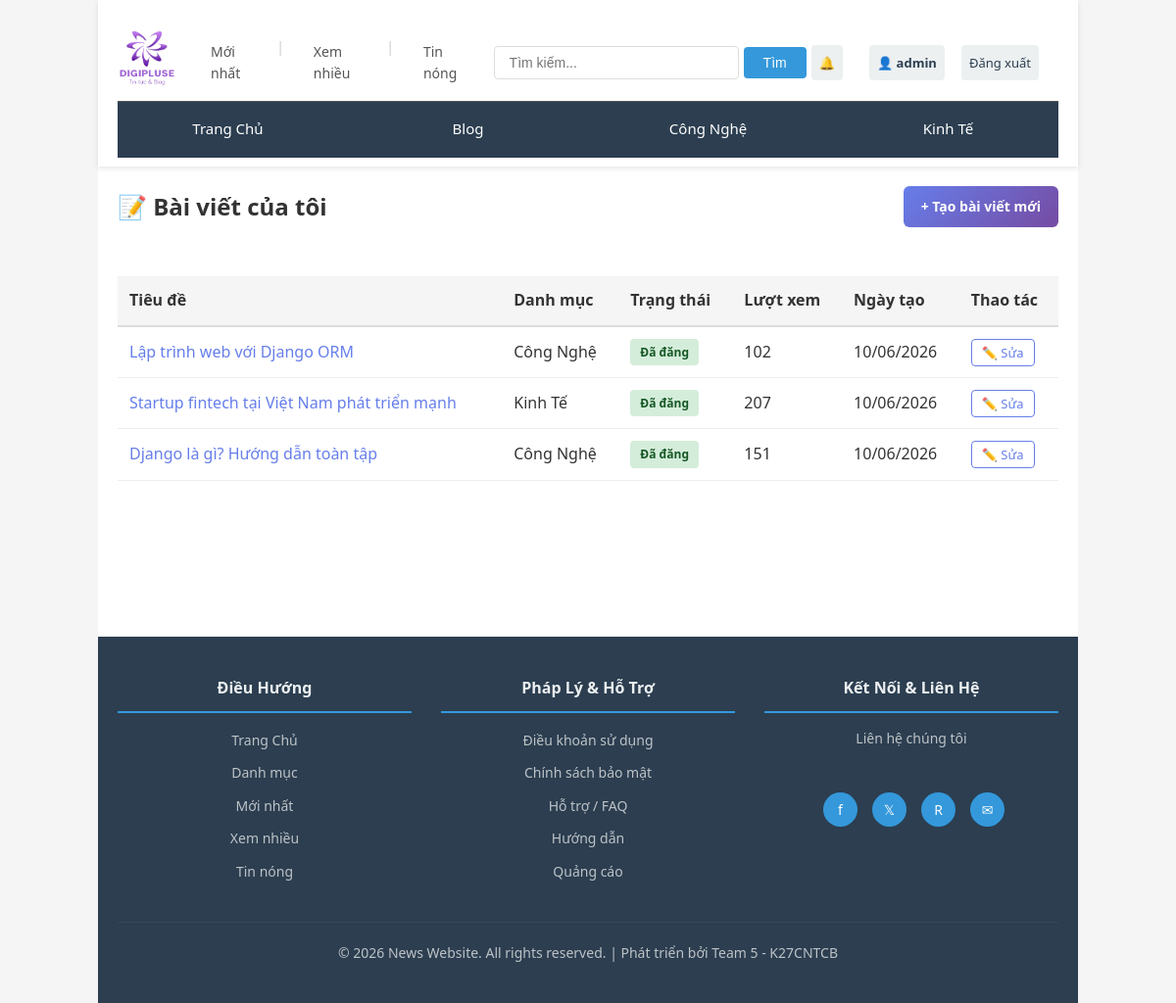
The app's page /bai-viet-cua-toi/ (signed in), older data.
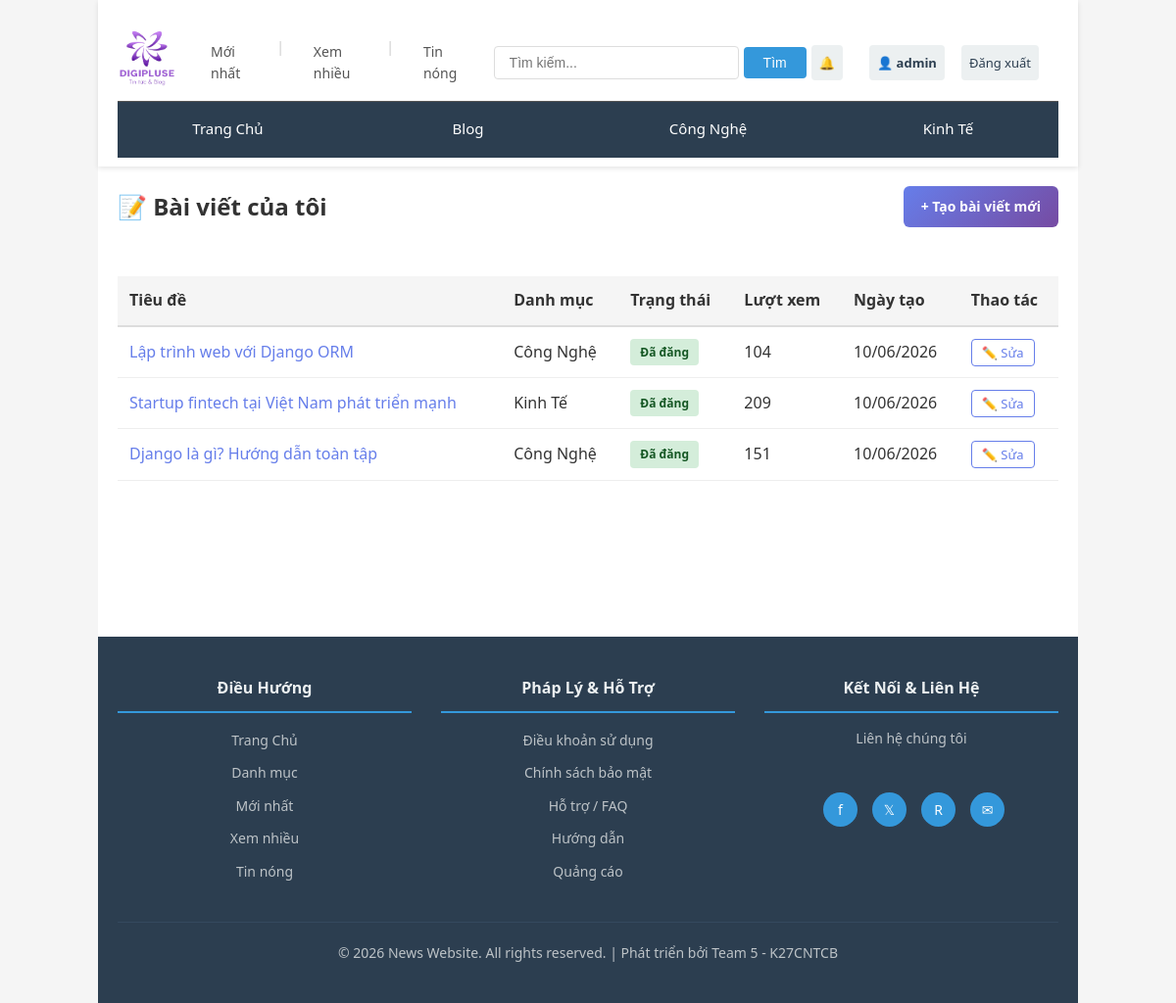
The same page, newer data.
### Webtintuc/models.py (models this page shows, shortened)
class Post(models.Model):
    STATUS_CHOICES = (
        ('draft', 'Nháp'),
        ('published', 'Đã đăng'),
    )
    POST_TYPES = (
        ('news', 'Tin Tức'),
        ('blog', 'Blog'),
    )
    title = models.CharField(max_length=255)
    slug = models.SlugField(unique=True)
    thumbnail = models.ImageField(upload_to='thumbnails/', null=True, blank=True)
    content = models.TextField()
    summary = models.TextField()
    category = models.ForeignKey(Category, on_delete=models.CASCADE)
    author = models.ForeignKey(User, on_delete=models.SET_NULL, null=True)
    tags = models.ManyToManyField(Tag, blank=True)
    views_count = models.IntegerField(default=0)
    status = models.CharField(max_length=20, choices=STATUS_CHOICES, default='draft')
    post_type = models.CharField(max_length=20, choices=POST_TYPES, default='news')
    created_at = models.DateTimeField(auto_now_add=True)
    updated_at = models.DateTimeField(auto_now=True)
    published_at = models.DateTimeField(null=True, blank=True)
    class Meta:
        ordering = ['-published_at', '-created_at']
        verbose_name = "Bài Viết"
        verbose_name_plural = "Bài Viết"

class Category(models.Model):
    CATEGORY_TYPES = (
        ('news', 'Tin Tức'),
        ('blog', 'Blog'),
    )
    name = models.CharField(max_length=100, unique=True)
    slug = models.SlugField(unique=True)
    description = models.TextField(blank=True, null=True)
    category_type = models.CharField(max_length=20, choices=CATEGORY_TYPES, default='news')
    created_at = models.DateTimeField(auto_now_add=True, null=True, blank=True)
    class Meta:
        verbose_name_plural = "Categories"
        ordering = ['name']

### Webtintuc/views.py (the view)
# urls.py: path('bai-viet-cua-toi/', views.my_posts, name='my_posts'),
@login_required(login_url='webtintuc:login')
def my_posts(request):
    if not request.user.is_staff:
        return redirect('webtintuc:index')
    posts = Post.objects.filter(author=request.user).order_by('-created_at')
    return render(request, 'my_posts.html', {**get_base_context(request), 'posts': posts})

### Webtintuc/views.py (called while the page is built)
def get_base_context(request=None):
    ctx = {'categories': Category.objects.filter(category_type='news')}
    if request and request.user.is_authenticated:
        ctx['unread_count'] = Notification.objects.filter(user=request.user, is_read=False).count()
    return ctx

### Webtintuc/templates/my_posts.html (shortened to what this page needs)
{% extends "base.html" %}
{% block content %}
<div class="container">
    <div class="my-posts-header">
        <h2>📝 Bài viết của tôi</h2>
        <a href="{% url 'webtintuc:create_post' %}" class="btn-create">+ Tạo bài viết mới</a>
    </div>
    {% if posts %}
    <table class="posts-table">
        <thead>
            <tr>
                <th>Tiêu đề</th>
                <th>Danh mục</th>
                <th>Trạng thái</th>
                <th>Lượt xem</th>
                <th>Ngày tạo</th>
                <th>Thao tác</th>
            </tr>
        </thead>
        <tbody>
            {% for post in posts %}
            <tr>
                <td>
                    <a href="{% url 'webtintuc:post_detail' post.slug %}">{{ post.title }}</a>
                </td>
                <td>{{ post.category.name }}</td>
                <td>
                    <span class="status-badge {% if post.status == 'published' %}status-published{% else %}status-draft{% endif %}">
                        {{ post.get_status_display }}
                    </span>
                </td>
                <td>{{ post.views_count }}</td>
                <td>{{ post.created_at|date:"d/m/Y" }}</td>
                <td>
                    <a href="{% url 'webtintuc:edit_post' post.slug %}" class="btn-edit">✏️ Sửa</a>
                </td>
            </tr>
            {% endfor %}
        </tbody>
    </table>
    {% else %}
    <div class="no-results">
        <p>Bạn chưa có bài viết nào.</p>
        <a href="{% url 'webtintuc:create_post' %}" class="btn-create">Viết bài đầu tiên</a>
    </div>
    {% endif %}
</div>
{% endblock %}

Row changes from the older to the newer data that the page shows:
changed Post "Lập trình web với Django ORM": views_count "102" → "104"
changed Post "Startup fintech tại Việt Nam phát triển mạnh": views_count "207" → "209"
